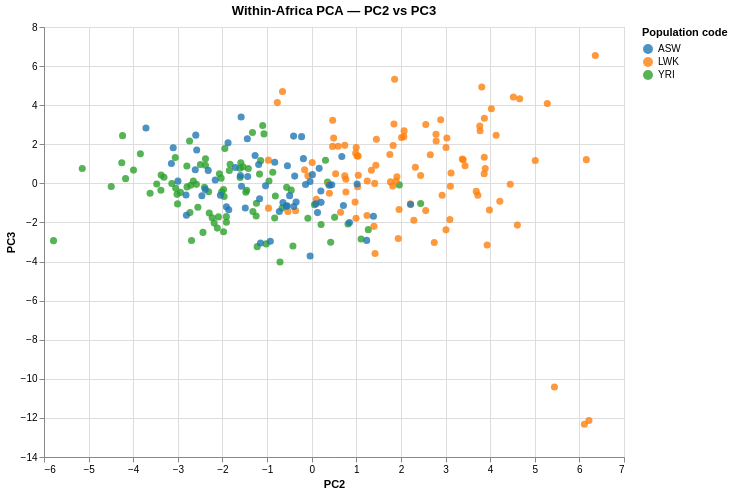

The notebook cell this image was saved under:
### Code cell
# Creating PC2 v PC3 chart

chart_afr_pc2v3 = alt.Chart(df_afr).mark_circle(size=50, opacity=0.8).encode(
    x='PC2:Q', y='PC3:Q',
    color=alt.Color('Population code:N',
        scale=alt.Scale(scheme='category10')),
    tooltip=['Sample:N', 'Population name:N']
).properties(
    title='Within-Africa PCA — PC2 vs PC3',
    width=580, height=430).interactive()

chart_afr_pc2v3.save('/Users/tim/bioinformatics-portfolio/01b-genes-and-geography/results/figures/pca_africa_pc2v3.html')
chart_afr_pc2v3

### Figure 1 — Vega-Lite specification as saved in the notebook (floating-point values rounded to 4 significant figures; data arrays with more than 128 entries replaced by an {"elided": "..."} marker saying what was removed)
{"config": {"view": {"continuousWidth": 300, "continuousHeight": 300}}, "data": {"name": "data-a14fb540e5c6d9a22882cfb60e576cb0"}, "mark": {"type": "circle", "opacity": 0.8, "size": 50}, "encoding": {"color": {"field": "Population code", "scale": {"scheme": "category10"}, "type": "nominal"}, "tooltip": [{"field": "Sample", "type": "nominal"}, {"field": "Population name", "type": "nominal"}], "x": {"field": "PC2", "type": "quantitative"}, "y": {"field": "PC3", "type": "quantitative"}}, "height": 430, "params": [{"name": "param_1e9efca18e7a2868", "select": {"type": "interval", "encodings": ["x", "y"]}, "bind": "scales"}], "title": "Within-Africa PCA — PC2 vs PC3", "width": 580, "$schema": "https://vega.github.io/schema/vega-lite/v6.4.1.json", "datasets": {"data-a14fb540e5c6d9a22882cfb60e576cb0": {"elided": "246 records"}}}
